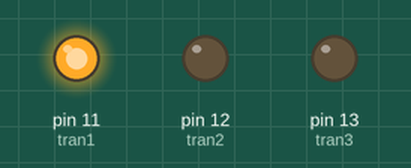
This sketch was run on a simulated Arduino Uno, built with avr-gcc and run on an emulated ATmega328P. Parts: output pins drawn as LEDs (lit = HIGH). Pins used as bus, display or sensor lines are not drawn.

Above: at 0.9 s.
At 2.7 s:
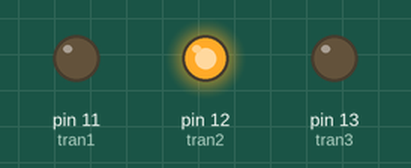
At 4.5 s:
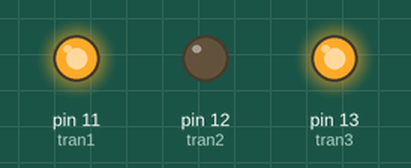
At 5.0 s:
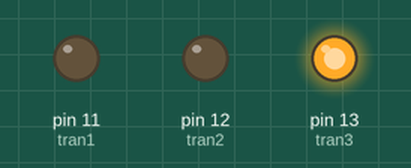
Timing chart, 0 to 7.0 s (numbered marks = the images above):
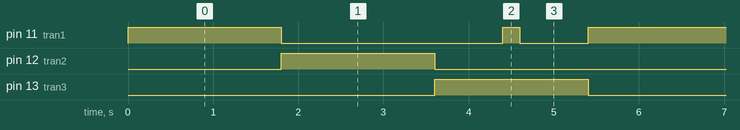

Measured:
- by itself, pin 11 (tran1): repeats every 5.4 s: LOW 2.6 s, HIGH 0.20 s, LOW 0.80 s, HIGH 1.8 s
- by itself, pin 12 (tran2), pin 13 (tran3): alternates HIGH for 1.8 s and LOW for 3.6 s
- by itself, everything shown: repeats every 5.4 s, in 5 steps

The sketch:

prog02.ino
```cpp
/**********************************************************************************
**                                                                               **
**                             Cub de 3x3x3 LEDs                                 **
**                                                                               **
**                                                                               **
**********************************************************************************/

//********** Includes *************************************************************

//********** Variables ************************************************************
const int col1 = 10;
const int col2 = 9;
const int col3 = 8;
const int col4 = 7;
const int col5 = 6;
const int col6 = 5;
const int col7 = 4;
const int col8 = 3;
const int col9 = 2;
const int tran1 = 11;
const int tran2 = 12;
const int tran3 = 13;
int vel = 200;

//********** Setup ****************************************************************
void setup()
{
  pinMode(col1, OUTPUT);
  pinMode(col2, OUTPUT);
  pinMode(col3, OUTPUT);
  pinMode(col4, OUTPUT);
  pinMode(col5, OUTPUT);
  pinMode(col6, OUTPUT);
  pinMode(col7, OUTPUT);
  pinMode(col8, OUTPUT);
  pinMode(col9, OUTPUT);
  pinMode(tran1, OUTPUT);
  pinMode(tran2, OUTPUT);
  pinMode(tran3, OUTPUT);
}

//********** Loop *****************************************************************
void loop()
{
  digitalWrite(col1, HIGH);
  digitalWrite(col2, LOW);
  digitalWrite(col3, LOW);
  digitalWrite(col4, LOW);
  digitalWrite(col5, HIGH);
  digitalWrite(col6, LOW);
  digitalWrite(col7, LOW);
  digitalWrite(col8, HIGH);
  digitalWrite(col9, LOW);
  digitalWrite(tran1, HIGH);
  digitalWrite(tran2, LOW);
  digitalWrite(tran3, LOW);

  delay(vel);

  digitalWrite(col1, LOW);
  digitalWrite(col2, HIGH);
  digitalWrite(col3, LOW);
  digitalWrite(col4, LOW);
  digitalWrite(col5, LOW);
  digitalWrite(col6, HIGH);
  digitalWrite(col7, LOW);
  digitalWrite(col8, LOW);
  digitalWrite(col9, LOW);
  digitalWrite(tran1, HIGH);
  digitalWrite(tran2, LOW);
  digitalWrite(tran3, LOW);

  delay(vel);

  digitalWrite(col1, LOW);
  digitalWrite(col2, LOW);
  digitalWrite(col3, HIGH);
  digitalWrite(col4, LOW);
  digitalWrite(col5, LOW);
  digitalWrite(col6, LOW);
  digitalWrite(col7, LOW);
  digitalWrite(col8, LOW);
  digitalWrite(col9, LOW);
  digitalWrite(tran1, HIGH);
  digitalWrite(tran2, LOW);
  digitalWrite(tran3, LOW);

  delay(vel);

  digitalWrite(col1, LOW);
  digitalWrite(col2, LOW);
  digitalWrite(col3, LOW);
  digitalWrite(col4, HIGH);
  digitalWrite(col5, LOW);
  digitalWrite(col6, LOW);
  digitalWrite(col7, HIGH);
  digitalWrite(col8, LOW);
  digitalWrite(col9, LOW);
  digitalWrite(tran1, HIGH);
  digitalWrite(tran2, LOW);
  digitalWrite(tran3, LOW);

  delay(vel);

  digitalWrite(col1, HIGH);
  digitalWrite(col2, LOW);
  digitalWrite(col3, LOW);
  digitalWrite(col4, LOW);
  digitalWrite(col5, HIGH);
  digitalWrite(col6, LOW);
  digitalWrite(col7, LOW);
  digitalWrite(col8, LOW);
  digitalWrite(col9, LOW);
  digitalWrite(tran1, HIGH);
  digitalWrite(tran2, LOW);
  digitalWrite(tran3, LOW);

  delay(vel);

  digitalWrite(col1, HIGH);
  digitalWrite(col2, LOW);
  digitalWrite(col3, LOW);
  digitalWrite(col4, LOW);
  digitalWrite(col5, LOW);
  digitalWrite(col6, HIGH);
  digitalWrite(col7, LOW);
  digitalWrite(col8, LOW);
  digitalWrite(col9, LOW);
  digitalWrite(tran1, HIGH);
  digitalWrite(tran2, LOW);
  digitalWrite(tran3, LOW);

  delay(vel);

  digitalWrite(col1, LOW);
  digitalWrite(col2, LOW);
  digitalWrite(col3, HIGH);
  digitalWrite(col4, LOW);
  digitalWrite(col5, LOW);
  digitalWrite(col6, LOW);
  digitalWrite(col7, HIGH);
  digitalWrite(col8, LOW);
  digitalWrite(col9, LOW);
  digitalWrite(tran1, HIGH);
  digitalWrite(tran2, LOW);
  digitalWrite(tran3, LOW);

  delay(vel);

  digitalWrite(col1, LOW);
  digitalWrite(col2, HIGH);
  digitalWrite(col3, LOW);
  digitalWrite(col4, LOW);
  digitalWrite(col5, LOW);
  digitalWrite(col6, LOW);
  digitalWrite(col7, LOW);
  digitalWrite(col8, HIGH);
  digitalWrite(col9, LOW);
  digitalWrite(tran1, HIGH);
  digitalWrite(tran2, LOW);
  digitalWrite(tran3, LOW);

  delay(vel);

  digitalWrite(col1, HIGH);
  digitalWrite(col2, LOW);
  digitalWrite(col3, LOW);
  digitalWrite(col4, LOW);
  digitalWrite(col5, LOW);
  digitalWrite(col6, LOW);
  digitalWrite(col7, LOW);
  digitalWrite(col8, LOW);
  digitalWrite(col9, HIGH);
  digitalWrite(tran1, HIGH);
  digitalWrite(tran2, LOW);
  digitalWrite(tran3, LOW);

  delay(vel);

  digitalWrite(col1, HIGH);
  digitalWrite(col2, LOW);
  digitalWrite(col3, LOW);
  digitalWrite(col4, HIGH);
  digitalWrite(col5, LOW);
  digitalWrite(col6, LOW);
  digitalWrite(col7, LOW);
  digitalWrite(col8, LOW);
  digitalWrite(col9, LOW);
  digitalWrite(tran1, LOW);
  digitalWrite(tran2, HIGH);
  digitalWrite(tran3, LOW);

  delay(vel);

  digitalWrite(col1, LOW);
  digitalWrite(col2, HIGH);
  digitalWrite(col3, LOW);
  digitalWrite(col4, LOW);
  digitalWrite(col5, LOW);
  digitalWrite(col6, HIGH);
  digitalWrite(col7, LOW);
  digitalWrite(col8, LOW);
  digitalWrite(col9, LOW);
  digitalWrite(tran1, LOW);
  digitalWrite(tran2, HIGH);
  digitalWrite(tran3, LOW);

  delay(vel);

  digitalWrite(col1, LOW);
  digitalWrite(col2, LOW);
  digitalWrite(col3, HIGH);
  digitalWrite(col4, LOW);
  digitalWrite(col5, LOW);
  digitalWrite(col6, HIGH);
  digitalWrite(col7, LOW);
  digitalWrite(col8, LOW);
  digitalWrite(col9, LOW);
  digitalWrite(tran1, LOW);
  digitalWrite(tran2, HIGH);
  digitalWrite(tran3, LOW);

  delay(vel);

  digitalWrite(col1, LOW);
  digitalWrite(col2, LOW);
  digitalWrite(col3, LOW);
  digitalWrite(col4, HIGH);
  digitalWrite(col5, LOW);
  digitalWrite(col6, LOW);
  digitalWrite(col7, HIGH);
  digitalWrite(col8, LOW);
  digitalWrite(col9, LOW);
  digitalWrite(tran1, LOW);
  digitalWrite(tran2, HIGH);
  digitalWrite(tran3, LOW);

  delay(vel);

  digitalWrite(col1, LOW);
  digitalWrite(col2, LOW);
  digitalWrite(col3, LOW);
  digitalWrite(col4, LOW);
  digitalWrite(col5, HIGH);
  digitalWrite(col6, LOW);
  digitalWrite(col7, HIGH);
  digitalWrite(col8, LOW);
  digitalWrite(col9, LOW);
  digitalWrite(tran1, LOW);
  digitalWrite(tran2, HIGH);
  digitalWrite(tran3, LOW);

  delay(vel);

  digitalWrite(col1, LOW);
  digitalWrite(col2, HIGH);
  digitalWrite(col3, LOW);
  digitalWrite(col4, LOW);
  digitalWrite(col5, LOW);
  digitalWrite(col6, HIGH);
  digitalWrite(col7, LOW);
  digitalWrite(col8, LOW);
  digitalWrite(col9, LOW);
  digitalWrite(tran1, LOW);
  digitalWrite(tran2, HIGH);
  digitalWrite(tran3, LOW);

  delay(vel);

  digitalWrite(col1, HIGH);
  digitalWrite(col2, LOW);
  digitalWrite(col3, LOW);
  digitalWrite(col4, LOW);
  digitalWrite(col5, LOW);
  digitalWrite(col6, LOW);
  digitalWrite(col7, HIGH);
  digitalWrite(col8, LOW);
  digitalWrite(col9, LOW);
  digitalWrite(tran1, LOW);
  digitalWrite(tran2, HIGH);
  digitalWrite(tran3, LOW);

  delay(vel);

  digitalWrite(col1, LOW);
  digitalWrite(col2, LOW);
  digitalWrite(col3, LOW);
  digitalWrite(col4, LOW);
  digitalWrite(col5, LOW);
  digitalWrite(col6, LOW);
  digitalWrite(col7, LOW);
  digitalWrite(col8, HIGH);
  digitalWrite(col9, LOW);
  digitalWrite(tran1, LOW);
  digitalWrite(tran2, HIGH);
  digitalWrite(tran3, LOW);

  delay(vel);

  digitalWrite(col1, HIGH);
  digitalWrite(col2, LOW);
  digitalWrite(col3, LOW);
  digitalWrite(col4, LOW);
  digitalWrite(col5, LOW);
  digitalWrite(col6, LOW);
  digitalWrite(col7, LOW);
  digitalWrite(col8, LOW);
  digitalWrite(col9, HIGH);
  digitalWrite(tran1, LOW);
  digitalWrite(tran2, HIGH);
  digitalWrite(tran3, LOW);

  delay(vel);

  digitalWrite(col1, HIGH);
  digitalWrite(col2, LOW);
  digitalWrite(col3, LOW);
  digitalWrite(col4, LOW);
  digitalWrite(col5, HIGH);
  digitalWrite(col6, LOW);
  digitalWrite(col7, LOW);
  digitalWrite(col8, LOW);
  digitalWrite(col9, LOW);
  digitalWrite(tran1, LOW);
  digitalWrite(tran2, LOW);
  digitalWrite(tran3, HIGH);

  delay(vel);

  digitalWrite(col1, LOW);
  digitalWrite(col2, HIGH);
  digitalWrite(col3, LOW);
  digitalWrite(col4, HIGH);
  digitalWrite(col5, LOW);
  digitalWrite(col6, LOW);
  digitalWrite(col7, LOW);
  digitalWrite(col8, LOW);
  digitalWrite(col9, LOW);
  digitalWrite(tran1, LOW);
  digitalWrite(tran2, LOW);
  digitalWrite(tran3, HIGH);

  delay(vel);

  digitalWrite(col1, LOW);
  digitalWrite(col2, LOW);
  digitalWrite(col3, HIGH);
  digitalWrite(col4, LOW);
  digitalWrite(col5, LOW);
  digitalWrite(col6, LOW);
  digitalWrite(col7, LOW);
  digitalWrite(col8, HIGH);
  digitalWrite(col9, LOW);
  digitalWrite(tran1, LOW);
  digitalWrite(tran2, LOW);
  digitalWrite(tran3, HIGH);

  delay(vel);

  digitalWrite(col1, LOW);
  digitalWrite(col2, LOW);
  digitalWrite(col3, LOW);
  digitalWrite(col4, HIGH);
  digitalWrite(col5, LOW);
  digitalWrite(col6, LOW);
  digitalWrite(col7, LOW);
  digitalWrite(col8, LOW);
  digitalWrite(col9, HIGH);
  digitalWrite(tran1, LOW);
  digitalWrite(tran2, LOW);
  digitalWrite(tran3, HIGH);

  delay(vel);

  digitalWrite(col1, LOW);
  digitalWrite(col2, LOW);
  digitalWrite(col3, LOW);
  digitalWrite(col4, LOW);
  digitalWrite(col5, HIGH);
  digitalWrite(col6, LOW);
  digitalWrite(col7, LOW);
  digitalWrite(col8, LOW);
  digitalWrite(col9, LOW);
  digitalWrite(tran1, HIGH);
  digitalWrite(tran2, LOW);
  digitalWrite(tran3, HIGH);

  delay(vel);

  digitalWrite(col1, LOW);
  digitalWrite(col2, LOW);
  digitalWrite(col3, LOW);
  digitalWrite(col4, LOW);
  digitalWrite(col5, HIGH);
  digitalWrite(col6, HIGH);
  digitalWrite(col7, LOW);
  digitalWrite(col8, LOW);
  digitalWrite(col9, LOW);
  digitalWrite(tran1, LOW);
  digitalWrite(tran2, LOW);
  digitalWrite(tran3, HIGH);

  delay(vel);

  digitalWrite(col1, LOW);
  digitalWrite(col2, LOW);
  digitalWrite(col3, LOW);
  digitalWrite(col4, LOW);
  digitalWrite(col5, LOW);
  digitalWrite(col6, LOW);
  digitalWrite(col7, HIGH);
  digitalWrite(col8, LOW);
  digitalWrite(col9, LOW);
  digitalWrite(tran1, LOW);
  digitalWrite(tran2, LOW);
  digitalWrite(tran3, HIGH);

  delay(vel);

  digitalWrite(col1, LOW);
  digitalWrite(col2, LOW);
  digitalWrite(col3, LOW);
  digitalWrite(col4, HIGH);
  digitalWrite(col5, LOW);
  digitalWrite(col6, LOW);
  digitalWrite(col7, LOW);
  digitalWrite(col8, HIGH);
  digitalWrite(col9, LOW);
  digitalWrite(tran1, LOW);
  digitalWrite(tran2, LOW);
  digitalWrite(tran3, HIGH);

  delay(vel);

  digitalWrite(col1, LOW);
  digitalWrite(col2, LOW);
  digitalWrite(col3, HIGH);
  digitalWrite(col4, LOW);
  digitalWrite(col5, LOW);
  digitalWrite(col6, LOW);
  digitalWrite(col7, LOW);
  digitalWrite(col8, LOW);
  digitalWrite(col9, HIGH);
  digitalWrite(tran1, LOW);
  digitalWrite(tran2, LOW);
  digitalWrite(tran3, HIGH);

  delay(vel);
}

//********** Funcions *************************************************************
```
